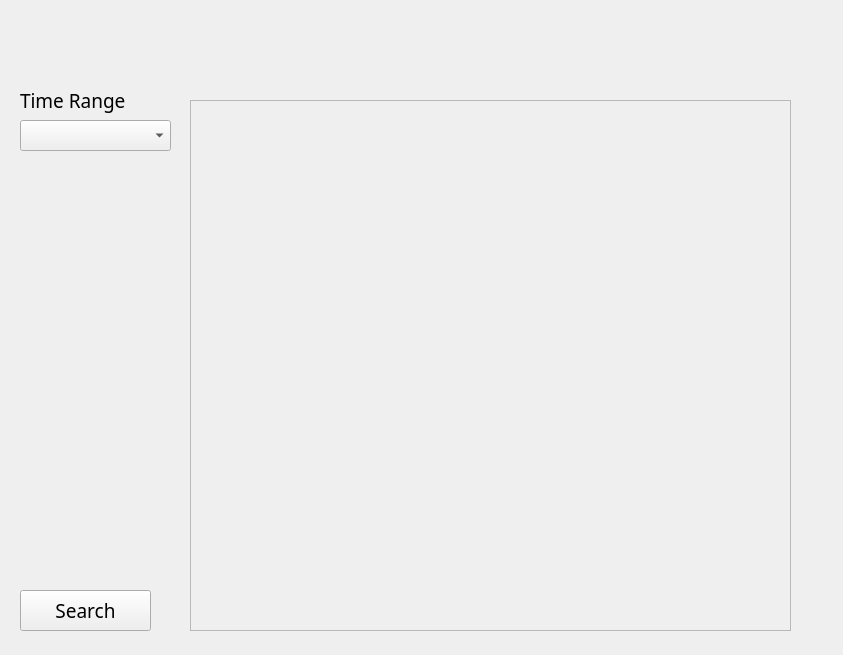
<?xml version="1.0" encoding="UTF-8"?>
<ui version="4.0">
 <class>PurchaseHistoryWidget</class>
 <widget class="QWidget" name="PurchaseHistoryWidget">
  <property name="geometry">
   <rect>
    <x>0</x>
    <y>0</y>
    <width>843</width>
    <height>655</height>
   </rect>
  </property>
  <property name="windowTitle">
   <string>PurchaseHistory</string>
  </property>
  <widget class="QLabel" name="PurchaseHistory_Background">
   <property name="geometry">
    <rect>
     <x>0</x>
     <y>0</y>
     <width>843</width>
     <height>655</height>
    </rect>
   </property>
   <property name="text">
    <string/>
   </property>
  </widget>
  <widget class="QPushButton" name="PurchaseHistory_SearchButton">
   <property name="geometry">
    <rect>
     <x>20</x>
     <y>590</y>
     <width>131</width>
     <height>41</height>
    </rect>
   </property>
   <property name="font">
    <font>
     <family>Coolvetica Rg</family>
     <pointsize>14</pointsize>
    </font>
   </property>
   <property name="text">
    <string>Search</string>
   </property>
   <property name="flat">
    <bool>false</bool>
   </property>
  </widget>
  <widget class="QLabel" name="PurchaseHistory_Display">
   <property name="geometry">
    <rect>
     <x>190</x>
     <y>100</y>
     <width>601</width>
     <height>531</height>
    </rect>
   </property>
   <property name="font">
    <font>
     <family>Source Sans Pro</family>
     <pointsize>14</pointsize>
    </font>
   </property>
   <property name="frameShape">
    <enum>QFrame::StyledPanel</enum>
   </property>
   <property name="text">
    <string/>
   </property>
   <property name="alignment">
    <set>Qt::AlignLeading|Qt::AlignLeft|Qt::AlignTop</set>
   </property>
  </widget>
  <widget class="QComboBox" name="PurchaseHistory_TimeRangeInput">
   <property name="geometry">
    <rect>
     <x>20</x>
     <y>120</y>
     <width>151</width>
     <height>31</height>
    </rect>
   </property>
   <property name="font">
    <font>
     <family>Source Sans Pro</family>
     <pointsize>12</pointsize>
    </font>
   </property>
  </widget>
  <widget class="QLabel" name="PurchaseHistory_TimeRangeLabel">
   <property name="geometry">
    <rect>
     <x>20</x>
     <y>80</y>
     <width>141</width>
     <height>41</height>
    </rect>
   </property>
   <property name="font">
    <font>
     <family>Source Sans Pro</family>
     <pointsize>14</pointsize>
     <weight>50</weight>
     <bold>false</bold>
    </font>
   </property>
   <property name="text">
    <string>Time Range</string>
   </property>
  </widget>
 </widget>
 <resources/>
 <connections/>
</ui>
